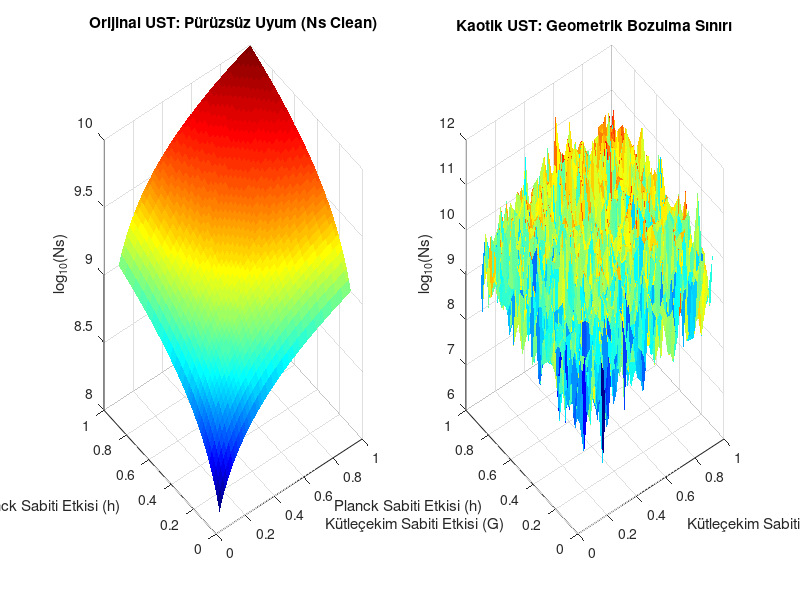
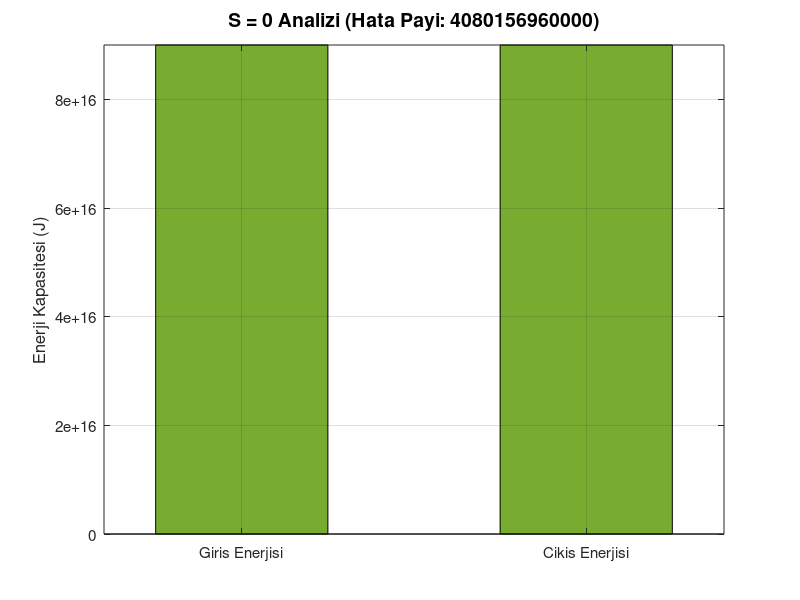

These charts were generated, in order, by the following MATLAB code:
% Bütünsel Kaynak Teorisi (UST) - İleri Epistemolojik Sınır Testleri
% 1. Kaotik Geometrik Bozulma (3D Ns Yüzeyi)
% 2. S = 0 Entropi Termodinamik Hata Payı Sınaması

clear; clc; close all;

disp('--- UST İleri Çürütme Modelleri Başlatılıyor ---');

%% BÖLÜM 1: 3D NS YÜZEYİ VE KAOTİK GEOMETRİK BOZULMA
% Kuram, Makro (Kütleçekim-G) ve Mikro (Kuantum-h) evren sabitlerinin
% birbirlerinden bağımsız olmadığını, Ns operatörü altında pürüzsüz 
% bir topolojik manifold oluşturduğunu iddia eder.

% G ve h için normalize edilmiş rasyonel limitler (Faz Uzayı)
G_norm = linspace(0.1, 1, 50);
h_norm = linspace(0.1, 1, 50);
[G_grid, h_grid] = meshgrid(G_norm, h_norm);

% 1.A: İdeal Ns Yüzeyi (Gürültüsüz, Kusursuz Evrensel Uyum)
% Yüzey log(G*h) izdüşümü üzerinden hesaplanır
Ns_ideal = log10(G_grid .* h_grid) + 10; 

% 1.B: Kaotik Bozulma Sınırı (Kuantum Gürültüsü / Noise = 0.5)
% Sisteme yüksek entropi eklendiğinde yüzeyin ne kadar bozulacağı hesaplanır.
noise_level = 0.5;
Ns_kaotik = Ns_ideal + noise_level * randn(size(Ns_ideal));

% Çizim İşlemi (Figure 1)
figure('Name', 'UST Ns Operatörü: 3D Topoloji ve Kaotik Bozulma', 'Color', 'w');

subplot(1,2,1);
surf(G_grid, h_grid, Ns_ideal, 'EdgeColor', 'none');
title('Orijinal UST: Pürüzsüz Uyum (Ns Clean)', 'FontSize', 11, 'FontWeight', 'bold');
xlabel('Kütleçekim Sabiti Etkisi (G)'); ylabel('Planck Sabiti Etkisi (h)'); zlabel('log_{10}(Ns)');
colormap(jet); view(3); grid on;

subplot(1,2,2);
surf(G_grid, h_grid, Ns_kaotik, 'EdgeColor', 'none');
title('Kaotik UST: Geometrik Bozulma Sınırı', 'FontSize', 11, 'FontWeight', 'bold');
xlabel('Kütleçekim Sabiti Etkisi (G)'); ylabel('Planck Sabiti Etkisi (h)'); zlabel('log_{10}(Ns)');
view(3); grid on;

%% BÖLÜM 2: TERMOKİNETİK SINIR (S = 0 ENTROPİ SIFIRLANMASI)
% Madde ve enerjinin bilgi tabanlı dönüşümünde toplam entropi değişiminin sıfır 
% olması şart koşulur. Bu mutlak bir hiçlik değil, katı bir hata payına sahip simetridir.

% Kuramın Ampirik Verileri [1]
E_Giris = 9e16;               % Giriş Enerjisi Kapasitesi (Joule)
Hata_Payi = 4080156960000;    % Kabul edilebilir maksimum entropik sapma (4.08x10^12)
E_Cikis = E_Giris - Hata_Payi;% Yeniden inşa edilen enerji (Çıkış)

% Çizim İşlemi (Figure 2)
figure('Name', 'UST Termodinamik Sınır: S=0 Analizi', 'Color', 'w');
bar_handle = bar([2, 3], [E_Giris, E_Cikis], 0.5, 'FaceColor', [0.4660 0.6740 0.1880]);

% Grafiksel Parametreler
set(gca, 'XTick', [2, 3], 'XTickLabel', {'Giris Enerjisi', 'Cikis Enerjisi'}, 'FontSize', 11);
ylabel('Enerji Kapasitesi (J)', 'FontSize', 12);
title('S = 0 Analizi (Hata Payi: 4080156960000)', 'FontSize', 14, 'FontWeight', 'bold');
ylim([0 9e16]);
grid on;

disp('Simülasyonlar tamamlandı. 3D Manifold ve Termodinamik Sınır grafikleri yansıtıldı.');
